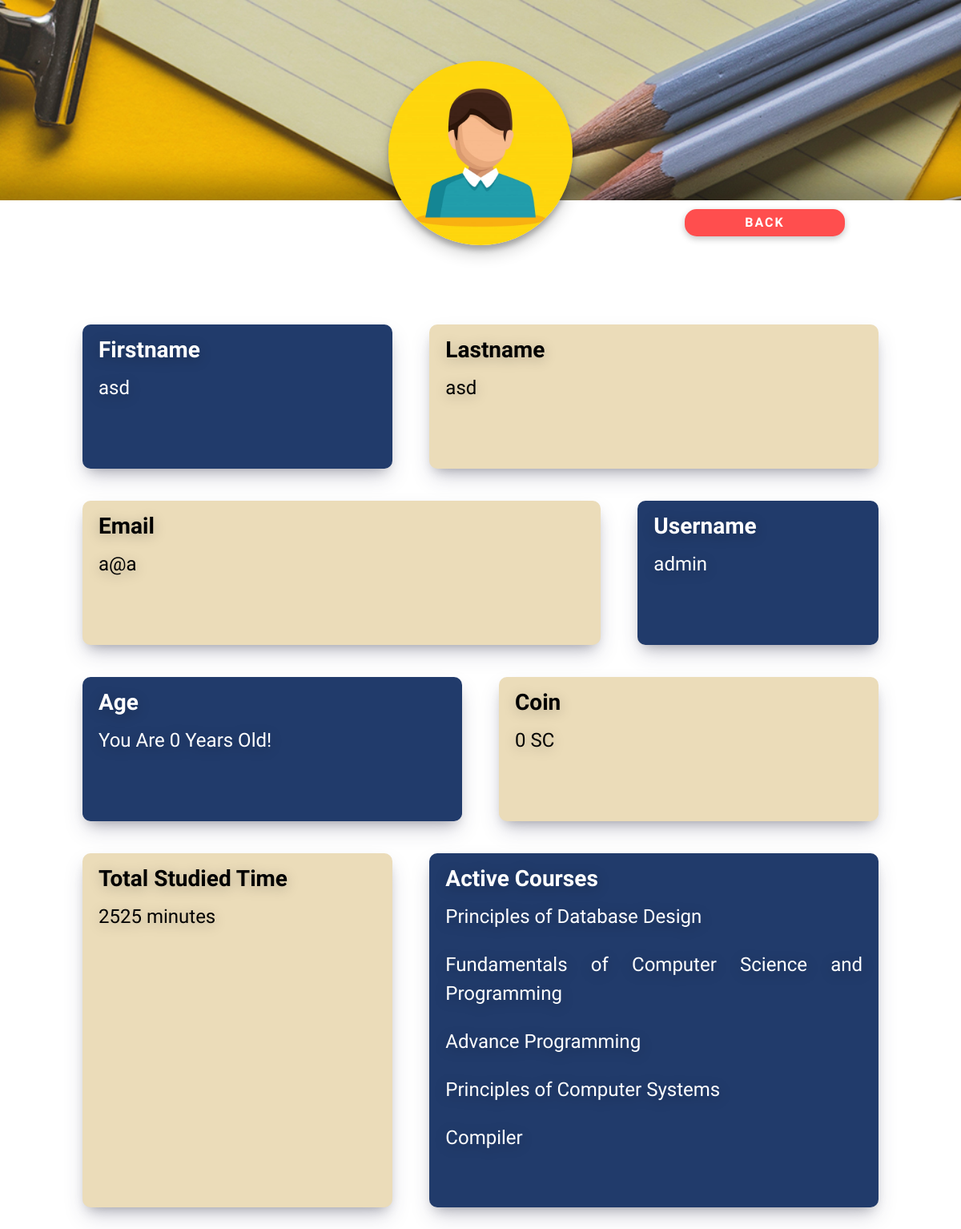
The app's page /profile/ (signed in) with its own data.
### App/models.py (models this page shows)
class User(models.Model):
    Email = models.EmailField(unique=True, primary_key=True)
    Username = models.CharField(max_length=32, unique=True)
    Firstname = models.CharField(max_length=32, null=True)
    Lastname = models.CharField(max_length=32, null=True)
    Password = models.CharField(max_length=32, null=True)
    Coin = models.PositiveIntegerField(default=0, null=True)
    Dob = models.DateField(null=True)
    def charttime():
        return {
            "sat": [],
            "sun": [],
            "mon": [],
            "tue": [],
            "wen": [],
            "thu": [],
            "fri": []
        }
    Chart = models.JSONField(default=charttime)

### App/views.py (the view)
# urls.py: path('profile/', views.profile, name="profile"),
def profile(request):
    try:
        user = User.objects.get(Username=str(request.session['username']))
    except:
        user = User.objects.get(Email=str(request.session['username']))
    li = [
        str(x.Name).replace(f'/{user.Username}', '')
        for x in Course.objects.filter(user_id=user.Email)
    ]
    sum_pom = sum([
        x['Pom_count']
        for x in Course.objects.filter(user_id=user.Email).values('Pom_count')
    ]) * 25
    assert isinstance(request, HttpRequest)
    return render(
        request, 'profile.html', {
            'title': 'Profile Page',
            'year': datetime.now().year,
            'fullname': f'Hi, {user.Firstname} {user.Lastname}',
            'firstname': user.Firstname,
            'lastname': user.Lastname,
            'username': user.Username,
            'email': user.Email,
            'age': f'You Are {(date.today()-user.Dob).days//365} Years Old!',
            'coin': user.Coin,
            'avatar': str(user.store.avatar),
            'course': li,
            'sum_pom': sum_pom
        })

### App/templates/profile.html (shortened to what this page needs)
<!doctype html>
<html lang="en">
<head>
    <link href='https://unpkg.com/boxicons@2.0.9/css/boxicons.min.css' rel='stylesheet'>
    <link href='https://pro.fontawesome.com/releases/v5.15.4/css/all.css' rel='stylesheet'>
    <link href='https://cdnjs.cloudflare.com/ajax/libs/animate.css/4.1.1/animate.min.css' rel='stylesheet'>
    <link href="https://cdn.jsdelivr.net/npm/bootstrap@5.1.1/dist/css/bootstrap.min.css" rel="stylesheet">
    <link href="../static/css/profile.min.css" rel="stylesheet">
</head>
<body>
    <div id="header">
        <div class="container-lg">
            <div class="row">
                <div class="col">
                    <div class="profile">
                        <img src="../static/assets/avatar/{{avatar}}.png">
                    </div>
                </div>
            </div>
        </div>
        <div class="row">
            <div class="col-6">
                <div class="profile">
                </div>
            </div>
            <a href="{% url 'dashboard' %}" style="outline: none;">
            <div class="col-6">
                <button class="button button-exit pos-fixed">back</button>
            </div>
        </a>
        </div>
    </div>
    <section id='main'>
        <div class="container-lg">
            <div class="row">
                <div class="col-5">
                    <div class="cards blue">
                        <h1>Firstname</h1>
                        <p>{{ firstname }}</p>
                    </div>
                </div>
                <div class="col-7">
                    <div class="cards">
                        <h1>Lastname</h1>
                        <p>{{ lastname }}</p>
                    </div>
                </div>
            </div>
            <div class="row">
                <div class="col-8">
                    <div class="cards">
                        <h1>Email</h1>
                        <p>{{ email }}</p>
                    </div>
                </div>
                <div class="col-4">
                    <div class="cards blue">
                        <h1>Username</h1>
                        <p>{{ username }}</p>
                    </div>
                </div>
            </div>
            <div class="row">
                <div class="col-6">
                    <div class="cards blue">
                        <h1>Age</h1>
                        <p>{{ age }}</p>
                    </div>
                </div>
                <div class="col-6">
                    <div class="cards">
                        <h1>Coin</h1>
                        <p>{{ coin }} SC</p>
                    </div>
                </div>
            </div>
            <div class="row">
                <div class="col-5">
                    <div class="cards">
                        <h1>Total Studied Time</h1>
                        <p>{{sum_pom}} minutes</p>
                    </div>
                </div>
                <div class="col-7">
                    <div class="cards blue">
                        <h1>Active Courses</h1>
                        {% for i in course%}
                        <p>{{i}}</p>
                        {%endfor%}
                    </div>
                </div>
            </div>
        </div>
    </section>
</body>
</html>

### records on screen
User: Firstname "asd", Lastname "asd", Email "a@a", Username "admin"

### other values on screen
{{ coin }} "0"
{{ sum_pom }} "2525"
{{ i }} "Principles of Database Design" "Fundamentals of Computer Science and Programming" "Advance Programming" "Principles of Computer Systems" "Compiler"
